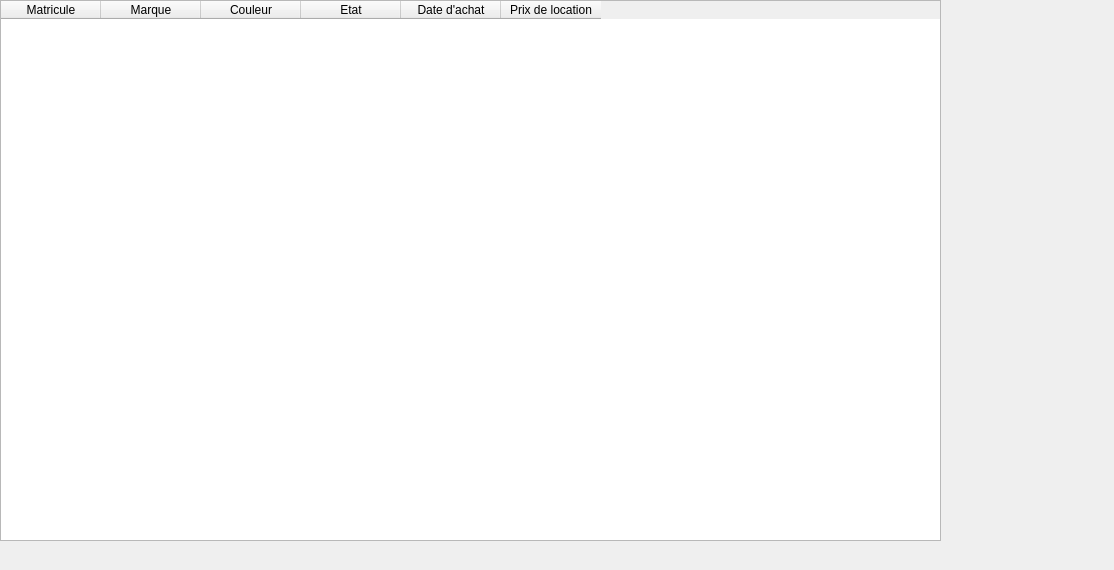
<?xml version="1.0" encoding="UTF-8"?>
<ui version="4.0">
 <class>Dialog</class>
 <widget class="QDialog" name="Dialog">
  <property name="geometry">
   <rect>
    <x>0</x>
    <y>0</y>
    <width>1114</width>
    <height>570</height>
   </rect>
  </property>
  <property name="windowTitle">
   <string>Dialog</string>
  </property>
  <widget class="QTableWidget" name="tableWidget">
   <property name="geometry">
    <rect>
     <x>0</x>
     <y>0</y>
     <width>941</width>
     <height>541</height>
    </rect>
   </property>
   <column>
    <property name="text">
     <string>Matricule</string>
    </property>
   </column>
   <column>
    <property name="text">
     <string>Marque</string>
    </property>
   </column>
   <column>
    <property name="text">
     <string>Couleur</string>
    </property>
   </column>
   <column>
    <property name="text">
     <string>Etat</string>
    </property>
   </column>
   <column>
    <property name="text">
     <string>Date d'achat</string>
    </property>
   </column>
   <column>
    <property name="text">
     <string>Prix de location</string>
    </property>
   </column>
  </widget>
 </widget>
 <resources/>
 <connections/>
</ui>
